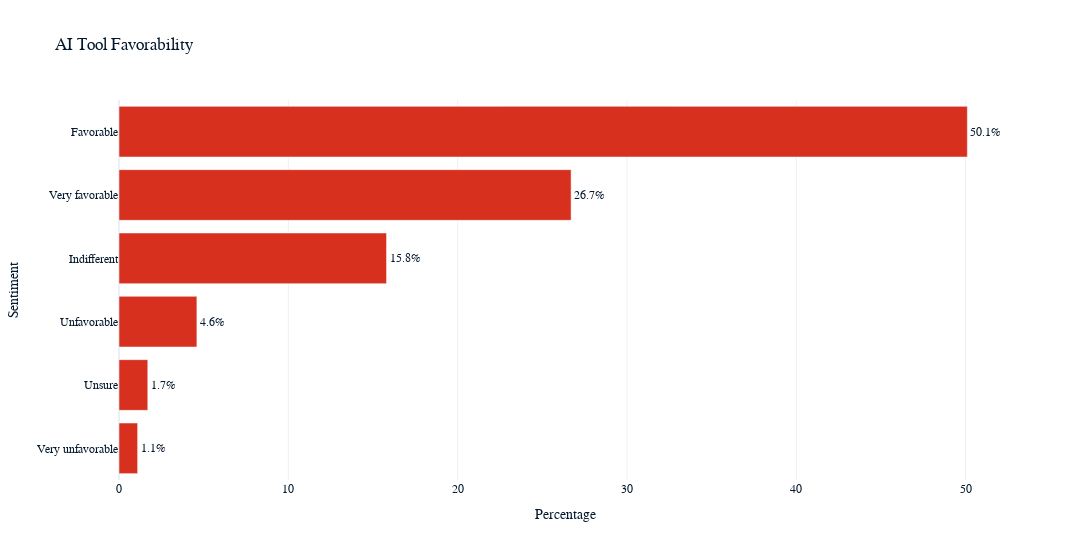

The cell this chart's notebook holds for it:
### Code cell
sent = aiQ1['AISent'].value_counts(normalize=True).reset_index()
sent.columns = ['Sentiment', 'Percentage']
sent = sent.sort_values(by='Percentage', ascending = True)
sent['Percentage'] = (sent['Percentage'] * 100).round(1)
sent = h_bar(sent,'Percentage', 'Sentiment',title= 'AI Tool Favorability')
sent.show()

### Figure 1 — Plotly figure (JSON) as saved in the notebook; plotly's stock layout.template omitted (floating-point values rounded to 4 significant figures)
{"data": [{"alignmentgroup": "True", "hoverinfo": "none", "hovertemplate": "<b>%{y}: </b>%{x:.1f}%<extra></extra>", "legendgroup": "", "marker": {"color": "#d7301f", "pattern": {"shape": ""}}, "name": "", "offsetgroup": "", "orientation": "h", "showlegend": false, "text": ["1.1%", "1.7%", "4.6%", "15.8%", "26.7%", "50.1%"], "textposition": "outside", "type": "bar", "x": [1.1, 1.7, 4.6, 15.8, 26.7, 50.1], "xaxis": "x", "y": ["Very unfavorable", "Unsure", "Unfavorable", "Indifferent", "Very favorable", "Favorable"], "yaxis": "y"}], "layout": {"barmode": "relative", "legend": {"tracegroupgap": 0}, "title": {"text": "AI Tool Favorability"}, "width": 1250, "xaxis": {"anchor": "y", "domain": [0, 1], "title": {"text": "Percentage"}}, "yaxis": {"anchor": "x", "domain": [0, 1], "title": {"text": "Sentiment"}}}}
